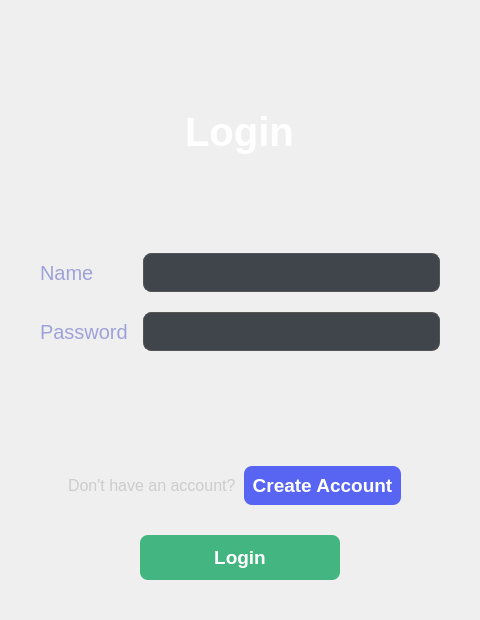
<?xml version="1.0" encoding="UTF-8"?>
<ui version="4.0">
 <class>Dialog</class>
 <widget class="QDialog" name="Dialog">
  <property name="geometry">
   <rect>
    <x>0</x>
    <y>0</y>
    <width>480</width>
    <height>620</height>
   </rect>
  </property>
  <property name="windowTitle">
   <string>Dialog</string>
  </property>
  <property name="styleSheet">
   <string notr="true">
     QDialog {
             background: qlineargradient(
         spread:pad,
         x1:0, y1:0,
         x2:0, y2:1,
         stop:0 #3a3a3a,
         stop:1 #0e0e0e
       );
     }
     QLabel {
       color: #ffffff;
       font-size: 15pt;
     }
     QLineEdit {
       background-color: #40444b;
       color: #f5f5f5;
       font-size: 14pt;
       border: 1px solid #555;
       border-radius: 8px;
       padding: 6px;
     }
     QLineEdit:focus {
       border: 1px solid #43b581;
       background-color: rgba(255,255,255,0.12);
     }
     QPushButton {
       background-color: #5865f2;
       color: #ffffff;
       font-size: 14pt;
       font-weight: bold;
       border: none;
       border-radius: 8px;
       padding: 8px;
     }
     QPushButton:hover {
       background-color: #4752c4;
     }
     QPushButton#loginbutton {
       background-color: #43b581;
     }
     QPushButton#loginbutton:hover {
       background-color: #3aa374;
     }
   </string>
  </property>

  <layout class="QVBoxLayout" name="mainLayout">
   <property name="spacing">
    <number>30</number>
   </property>
   <property name="margin">
    <number>40</number>
   </property>

   <!-- Title -->
   <item alignment="Qt::AlignHCenter">
    <widget class="QLabel" name="label">
     <property name="styleSheet">
      <string notr="true">font-size:30pt; font-weight:bold; color:#ffffff;</string>
     </property>
     <property name="text">
      <string>Login</string>
     </property>
    </widget>
   </item>

   <!-- Form -->
   <item>
    <layout class="QFormLayout" name="formLayout">
     <property name="horizontalSpacing">
      <number>15</number>
     </property>
     <property name="verticalSpacing">
      <number>20</number>
     </property>

     <item row="0" column="0">
      <widget class="QLabel" name="label_2">
       <property name="styleSheet">
        <string notr="true">color:rgb(158, 162, 217);</string>
       </property>
       <property name="text">
        <string>Name</string>
       </property>
      </widget>
     </item>
     <item row="0" column="1">
      <widget class="QLineEdit" name="name"/>
     </item>

     <item row="1" column="0">
      <widget class="QLabel" name="label_3">
       <property name="styleSheet">
        <string notr="true">color:rgb(158, 162, 217);</string>
       </property>
       <property name="text">
        <string>Password</string>
       </property>
      </widget>
     </item>
     <item row="1" column="1">
      <widget class="QLineEdit" name="password">
       <property name="echoMode">
        <enum>QLineEdit::Password</enum>
       </property>
      </widget>
     </item>
    </layout>
   </item>

   <!-- Create Account Section -->
   <item>
    <layout class="QHBoxLayout" name="createLayout">
     <property name="spacing">
      <number>8</number>
     </property>
     <item alignment="Qt::AlignRight">
      <widget class="QLabel" name="label_4">
       <property name="styleSheet">
        <string notr="true">color:#cccccc; font-size:12pt;</string>
       </property>
       <property name="text">
        <string>Don't have an account?</string>
       </property>
      </widget>
     </item>
     <item alignment="Qt::AlignLeft">
      <widget class="QPushButton" name="createaccbutton">
       <property name="minimumSize">
        <size>
         <width>130</width>
         <height>36</height>
        </size>
       </property>
       <property name="text">
        <string>Create Account</string>
       </property>
      </widget>
     </item>
    </layout>
   </item>

   <!-- Login Button -->
   <item alignment="Qt::AlignHCenter">
    <widget class="QPushButton" name="loginbutton">
     <property name="minimumSize">
      <size>
       <width>200</width>
       <height>45</height>
      </size>
     </property>
     <property name="text">
      <string>Login</string>
     </property>
    </widget>
   </item>
  </layout>
 </widget>
 <resources/>
 <connections/>
</ui>
